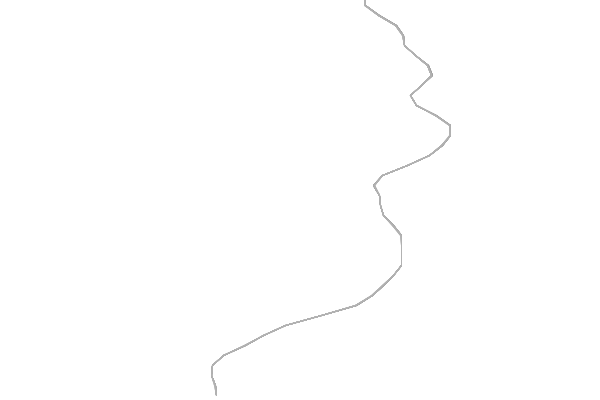
Frame 1 (no input)
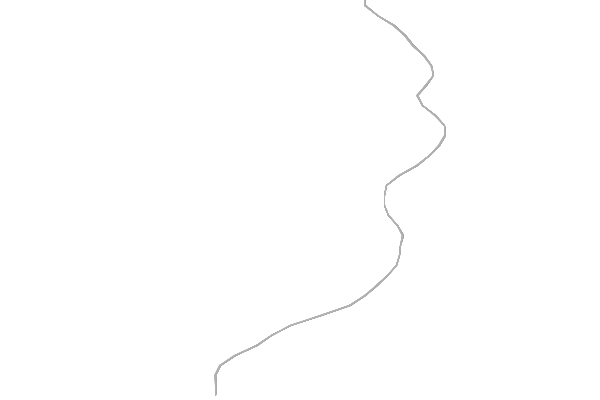
Frame 60 (the mouse pressed at the canvas centre just before this capture)
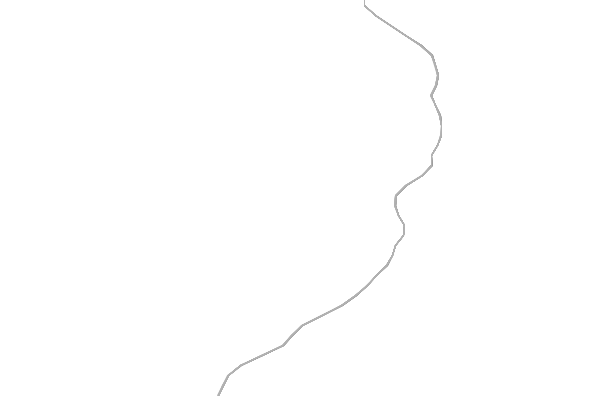
Frame 120 (the mouse held since frame 60 and released just before this capture)

The Processing sketch that drew these frames (run headless with seeded random() and noise(); from frame 60 on, the mouse is pressed at the canvas centre):

// Processing sketch: sen_kari_move2
// ── sen_kari_move2.pde
int ranges = 20;

void setup() {
  size(600, 400);
  background(255);
}

void draw() {
  background(255);
  noFill();
  strokeWeight(1);

  for (int i = 0; i < ranges; i++) {
    float paint = map(i, 0, ranges, 155, 180);
    stroke(paint);
    
    beginShape();
    for (int y = -5; y < height + 5; y += 10) {
      float n = noise(i * 0.0007, y * 0.005, frameCount * 0.001);
      float x = map(n, 0, 1, 0, width);
      vertex(x, y);
    }
    endShape();
  }
}
